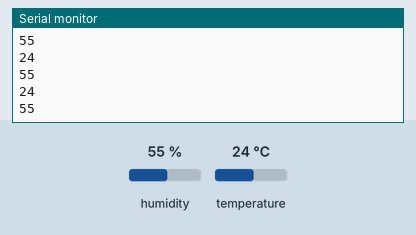
Recording of a sketch running on a simulated Arduino Uno, built with avr-gcc and run on an emulated ATmega328P. Shown: the last lines printed to the serial monitor. Inputs (shaded band) come from the test bench; at power-on: humidity 55 %, temperature 24 °C.

Above: at 1.2 s.
1.3 s: humidity set to 22 %
At 2.1 s:
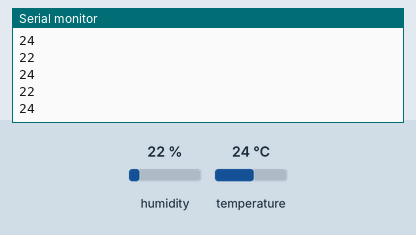
2.8 s: temperature set to 12 °C
At 3.8 s:
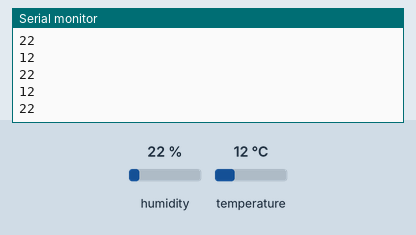
4.3 s: humidity set to 40 %
At 5.4 s:
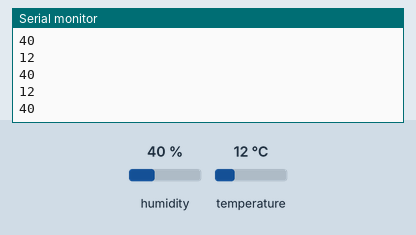
Timing chart, 0 to 7.3 s (numbered marks = the images above; inputs shaded):
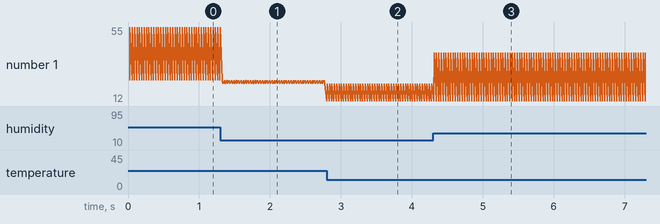

The sketch:

dht11_test.ino
```cpp
#include <dht11.h>
dht11 DHT11;
#define DHT11PIN 0
void setup()
{
  Serial.begin(9600);
}
void loop()
{
  int chk = DHT11.read(DHT11PIN);

  Serial.println(DHT11.temperature);
  Serial.println(DHT11.humidity);

  delay(10);
}
```

Measured:
- after the input at 1.3 s, the serial monitor: prints a new line at once (image 1)
- after the input at 2.8 s, the serial monitor: prints a new line at once (image 2)
- after the input at 4.3 s, the serial monitor: prints a new line at once (image 3)
- plotted number 1: 55 → 22 after the input at 1.3 s, 22 → 40 after the input at 4.3 s
